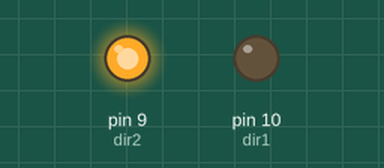
Recording of a sketch running on a simulated Arduino Uno, built with avr-gcc and run on an emulated ATmega328P. On the bench: output pins drawn as LEDs (lit = HIGH). Pins used as bus, display or sensor lines are not drawn.

Above: at 4.0 s.
At 8.0 s:
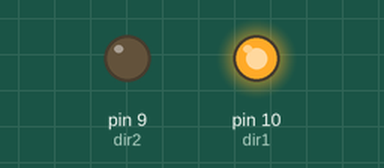
Timing chart, 0 to 12.4 s (numbered marks = the images above):
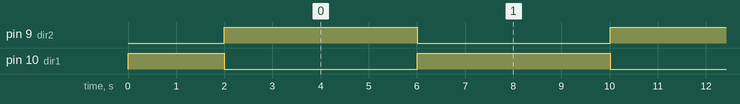

The sketch:

stepper.ino
```cpp
int dir1 = 10;
int steps1 = 6;
int dir2 = 9;
int steps2 = 5;


void setup() {
  // put your setup code here, to run once:
  pinMode(dir1, OUTPUT);
  pinMode(steps1, OUTPUT);
  pinMode(dir2, OUTPUT);
  pinMode(steps2, OUTPUT);
  digitalWrite(dir1, HIGH);
  digitalWrite(dir2, LOW);
  for (int i = 0; i < 100; i++) {
    digitalWrite(steps1, HIGH);
    digitalWrite(steps2, HIGH);
    delay(10);
    digitalWrite(steps1, LOW);
    digitalWrite(steps2, LOW);
    delay(10);
  }

}

void loop() {
  // put your main code here, to run repeatedly:
  digitalWrite(dir1, HIGH - digitalRead(dir1));
  digitalWrite(dir2, HIGH - digitalRead(dir2));
  for (int i = 0; i < 200; i++) {
    digitalWrite(steps1, HIGH);
    digitalWrite(steps2, HIGH);
    delay(10);
    digitalWrite(steps1, LOW);
    digitalWrite(steps2, LOW);
    delay(10);
  }

}
```

Measured:
- by itself, pin 9 (dir2), pin 10 (dir1): alternates HIGH for 4.0 s and LOW for 4.0 s
